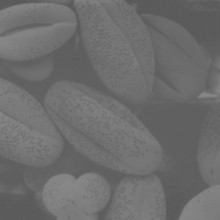
#> input picture lab 1/gonjalez.jpg, 220 x 220 px
$ python contrast_streching.py
#> lines starting #> are read from the running program, lines starting #| are printed output that depends on the picture
# -*- coding: utf-8 -*-
"""
Created on Fri Feb 21 11:06:02 2020

@author: paulShourav
"""

import numpy as np
import math
import cv2
from matplotlib import pyplot as plt

c=32
img= cv2.imread("gonjalez.jpg", 0)
#> img is the input picture: shape (220, 220); min 89, max 137, mean 108.9
cv2.imshow('input', img)
print(img)
#> (printed output is left out)
hist = cv2.calcHist([img],[0],None,[256],[0,256])
#> hist = 256 values, max 3343 at index 96, min 0 at index 0, mean 189.1
plt.hist(img.ravel(),256,[0,256])
plt.show()
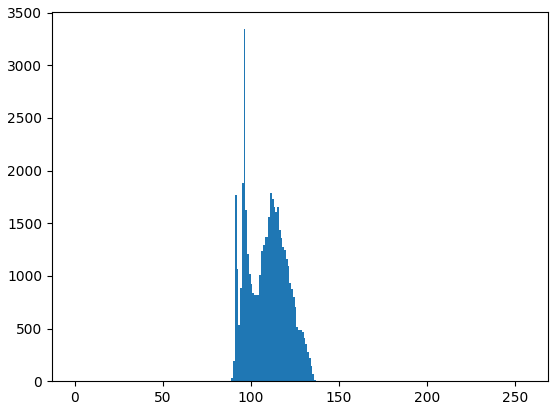
#> figure drawn by matplotlib, 1 panel; tallest bar 3343 high, from x = 96 to 97

#> (the run stopped early here; a loop or call above may not have finished)
